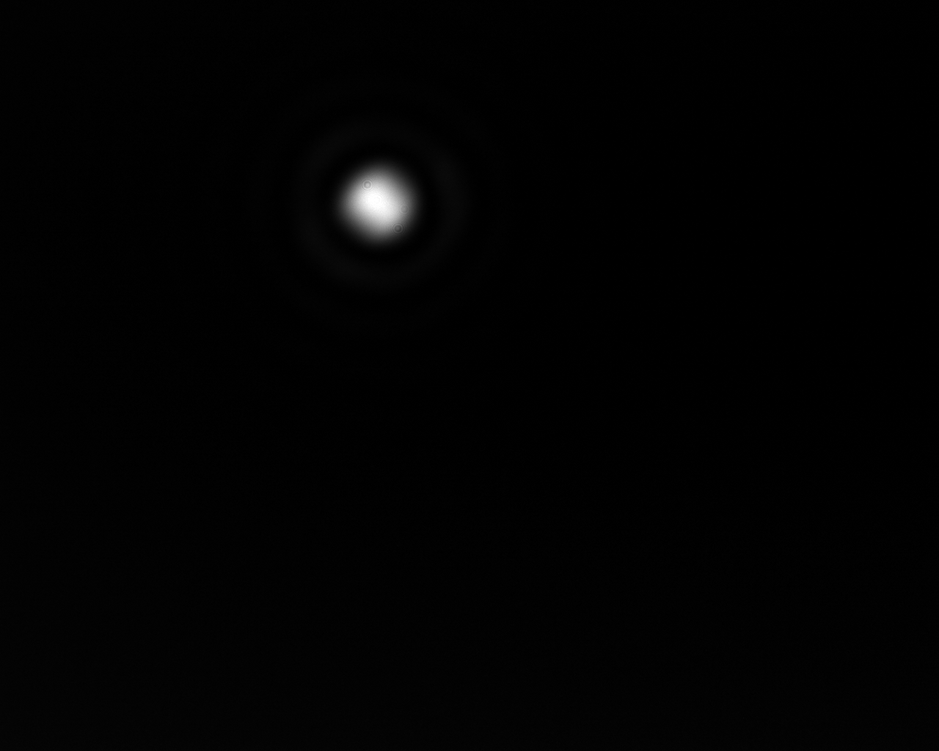
#> input picture _autres/ONIP/bloc_laser/airy_2mm.bmp, 939 x 751 px, shrunk from 1280 x 1024 before the run
$ python barycentre_test.py
#> lines starting #> are read from the running program, lines starting #| are printed output that depends on the picture
#> further down, image_png is the input picture: PIL image 939x751 L; min 0, max 255, mean 2.1
# Test Barycentre Python /

import numpy as np
from PIL import Image
from matplotlib import pyplot as plt


def barycentre(tab2D):
	width = tab2D.shape[0]
	length = tab2D.shape[1]
	Y = np.linspace(0,width-1,width)
	X = np.linspace(0,length-1,length)
	XX,YY= np.meshgrid(X,Y)
	sum_tab = np.sum(tab2D)
	x_bary = np.floor(np.sum(XX * tab2D) // sum_tab)
	y_bary = np.floor(np.sum(YY * tab2D) // sum_tab)
	return int(x_bary), int(y_bary)

def find_max(tab2D):
    max_ind = np.argmax(tab2D)
#> max_ind = 182539
    width = tab2D.shape[0]
#> width = 751
    length = tab2D.shape[1]
#> length = 939
    ind_x = int(max_ind / length)
#> ind_x = 194
    ind_y = int(max_ind % width)
#> ind_y = 46
    return ind_x, ind_y


if __name__ == '__main__':
    """
    # Test image
    image = np.zeros((100, 200))
    image[52, 69] = 100

    x, y = find_max(image)
    print(f'x = {x} / y = {y}')
    """


	# Airy
    image_png = Image.open('airy_2mm.bmp')
    image = image_png.convert("L")
    image = np.asarray(image)
    plt.figure()
    plt.imshow(np.log(image+0.1))

    # Find max
    i_max_x, i_max_y = find_max(image)
#> i_max_x = 194; i_max_y = 46
    plt.axvline(i_max_y)
    plt.axhline(i_max_x)
    x_b0, y_b0 = barycentre(image)
#> in barycentre, `sum_tab = np.sum(tab2D)`: sum_tab = 1474346
#> in barycentre, `x_bary = np.floor(np.sum(XX * tab2D) // sum_tab)`: x_bary = 381
#> in barycentre, `y_bary = np.floor(np.sum(YY * tab2D) // sum_tab)`: y_bary = 360
#> x_b0 = 381; y_b0 = 360
    plt.axvline(x_b0, color='g')
    plt.axhline(y_b0, color='g')

    # Crop
    pas = 300
    if(i_max_x < pas):
        pas = i_max_x
#> pas = 194
    if(i_max_y < pas):
        pas = i_max_y
#> pas = 46
    print(f'pas = {pas}')
#| pas = 46
    image_crop = image[i_max_x-pas:i_max_x+pas, i_max_y-pas:i_max_y+pas]
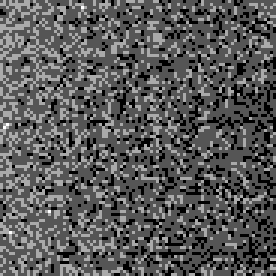
#> image_crop: shape (92, 92) (shown 3 times larger); min 0, max 3, mean 1.05; drawn with min black and max white
    print(f'Shape = {image_crop.shape}')
#| Shape = (92, 92)

    # Find barycenter
    x_b, y_b = barycentre(image_crop)
#> x_b = 41; y_b = 44
    print(f'x_b={x_b} / y_b={y_b}')
#| x_b=41 / y_b=44

    plt.figure()
    plt.imshow(np.log(image_crop+0.1))
    plt.axvline(x_b)
    plt.axhline(y_b)

	# slice
    pas_slice_a = 5
    pas_slice_b = 50
    plt.axhline(y_b-pas_slice_a, color='g')
    plt.axhline(y_b+pas_slice_a, color='g')
    plt.axhline(y_b-pas_slice_b, color='r')
    plt.axhline(y_b+pas_slice_b, color='r')

    # slices
    slice_image_one = image_crop[x_b, :]
#> slice_image_one = 92 values, max 3 at index 2, min 0 at index 5, mean 0.924
    slice_image_a = image_crop[x_b-pas_slice_a:x_b+pas_slice_a, :]
    slice_image_a_sum = np.sum(slice_image_a, axis=0)
#> slice_image_a_sum = 92 values, max 17 at index 1, min 5 at index 64, mean 10.4
    slice_image_b = image_crop[x_b-pas_slice_b:x_b+pas_slice_b, :]
    slice_image_b_sum = np.sum(slice_image_b, axis=0)
#> slice_image_b_sum = 92 values, max 13 at index 7, min 3 at index 84, mean 7.72

    plt.figure()
    plt.plot(slice_image_one, label='1 line')
    plt.plot(slice_image_a_sum /(2*pas_slice_a+1), label=f'{pas_slice_a*2+1} lines')
    plt.plot(slice_image_b_sum /(2*pas_slice_b+1), label=f'{pas_slice_b*2+1} lines')
    plt.legend()

    plt.show()
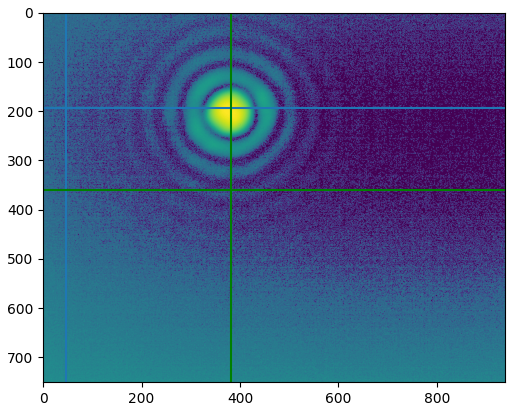
#> figure drawn by matplotlib, 1 panel
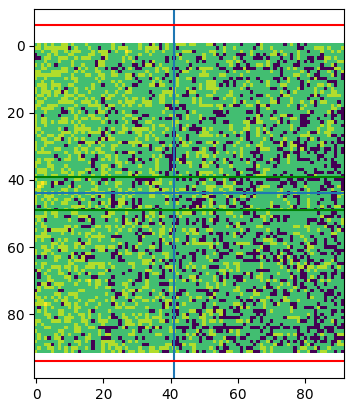
#> figure drawn by matplotlib, 1 panel
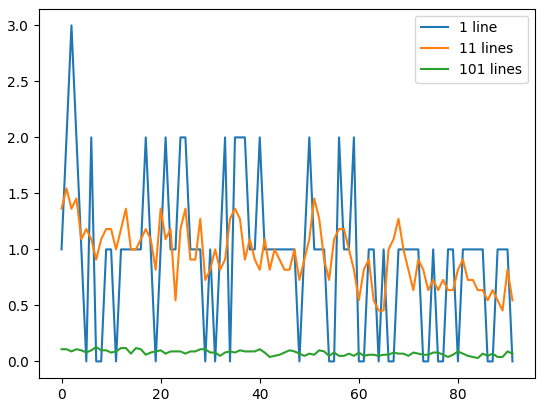
#> figure drawn by matplotlib, 1 panel; curve peaks at x = 2, y = 3; curve peaks at x = 1, y = 1.55; curve peaks at x = 7, y = 0.129

$ run again, with _autres/ONIP/bloc_laser/Profil1.png saved as _autres/ONIP/bloc_laser/airy_2mm.bmp
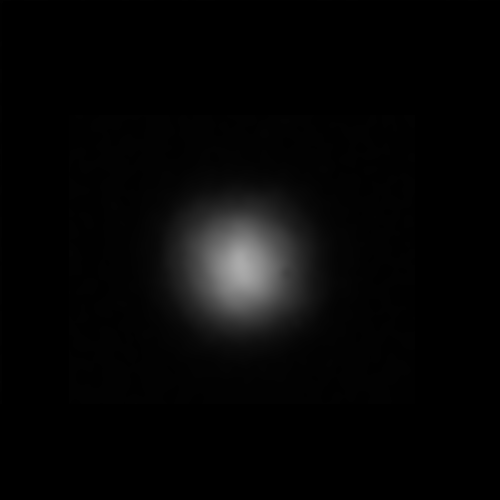
#> input picture _autres/ONIP/bloc_laser/Profil1.png, 500 x 500 px
#> image_png is the input picture: PIL image 500x500 I;16; min 0, max 171, mean 6
#> max_ind = 131240
#> ind_x = 262
#> ind_y = 240
#> i_max_x = 262; i_max_y = 240
#> sum_tab = 1493884
#> x_bary = 240
#> y_bary = 265
#> x_b0 = 240; y_b0 = 265
#> `pas = i_max_x`: pas = 262
#> `pas = i_max_y`: pas = 240
#| pas = 240
#| Shape = (478, 480)
#> y_b = 243
#| x_b=240 / y_b=243
#> slice_image_one = 480 values, max 171 at index 240, min 0 at index 2, mean 31.06
#> slice_image_a_sum = 480 values, max 1699 at index 240, min 0 at index 2, mean 309.2
#> `slice_image_b = image_crop[x_b-pas_slice_b:x_b+pas_slice_b, :]`:
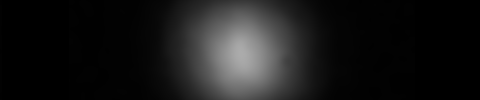
#> slice_image_b: shape (100, 480); min 0, max 171, mean 24.4
#> slice_image_b_sum = 480 values, max 12924 at index 241, min 0 at index 2, mean 2439.9
#> `plt.show()`:
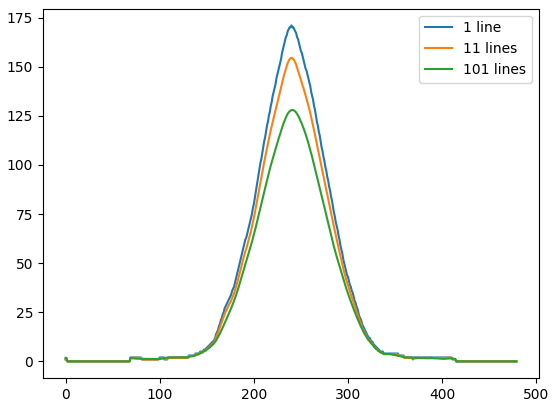
#> figure drawn by matplotlib, 1 panel; curve peaks at x = 240, y = 171; curve peaks at x = 240, y = 154.5; curve peaks at x = 241, y = 128

$ run again, with _autres/ONIP/bloc_laser/Profil1_b.png saved as _autres/ONIP/bloc_laser/airy_2mm.bmp
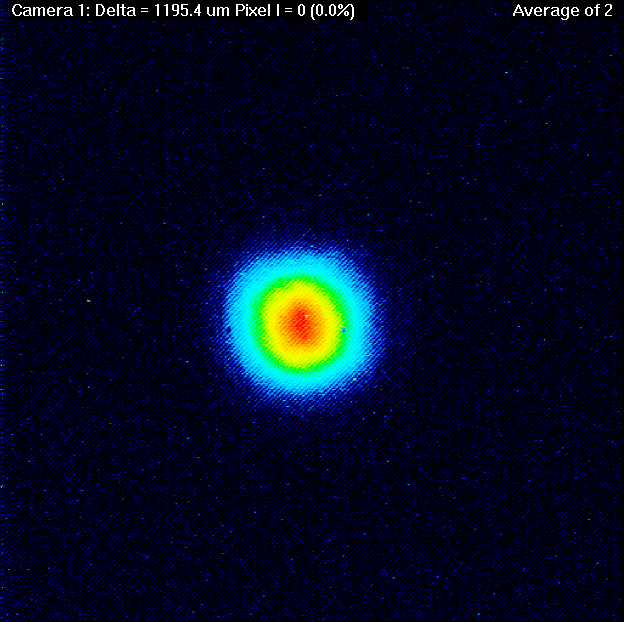
#> input picture _autres/ONIP/bloc_laser/Profil1_b.png, 624 x 622 px
#> image_png is the input picture: PIL image 624x622 RGB; mean R, G, B 4.3, 11.2, 34.2
#> `image = image_png.convert("L")`:
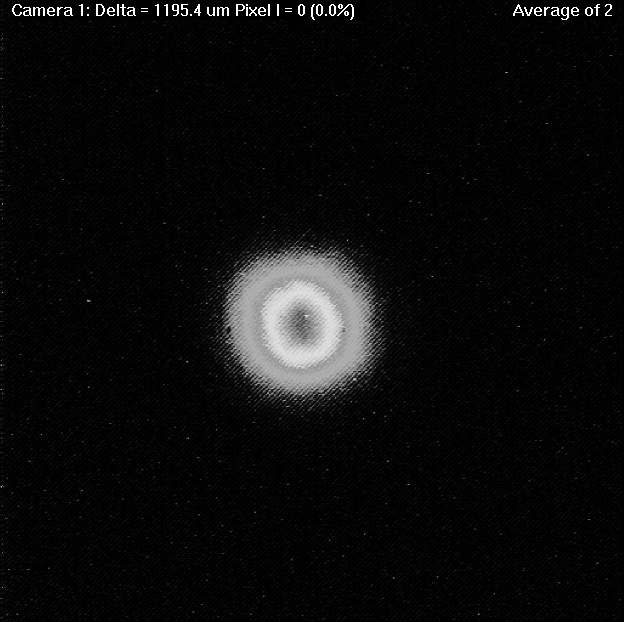
#> image: PIL image 624x622 L; min 0, max 255, mean 11.8
#> max_ind = 2511
#> ind_x = 4
#> ind_y = 23
#> i_max_x = 4; i_max_y = 23
#> sum_tab = 4562774
#> x_bary = 297
#> y_bary = 296
#> x_b0 = 297; y_b0 = 296
#> pas = 4
#| pas = 4
#| Shape = (8, 8)
#> x_b = 2; y_b = 6
#| x_b=2 / y_b=6
#> slice_image_one = [0, 0, 0, 0, 0, 0, 0, 0]
#> slice_image_a_sum = [255, 510, 255, 0, 0, 0, 0, 0]
#> slice_image_b_sum = [510, 765, 510, 0, 0, 255, 255, 255]
#> `plt.show()`:
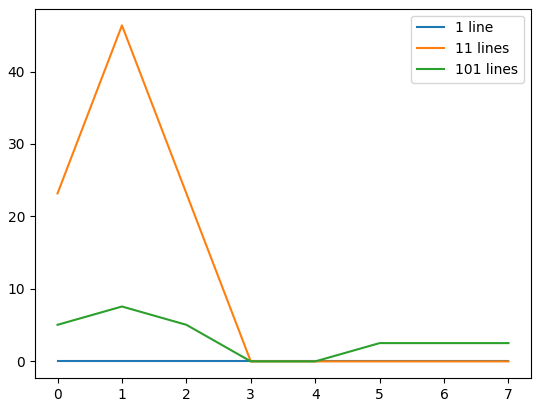
#> figure drawn by matplotlib, 1 panel
